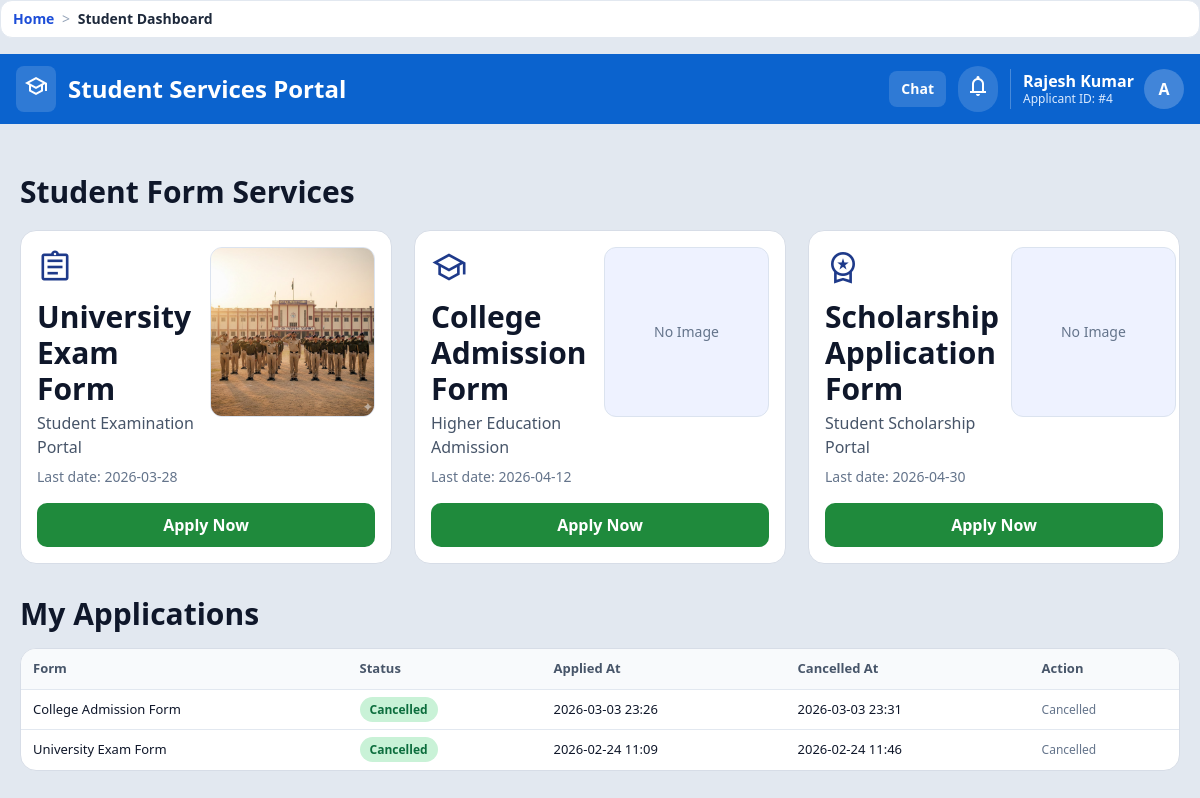
The app's page /student-services/ (signed in), older data.
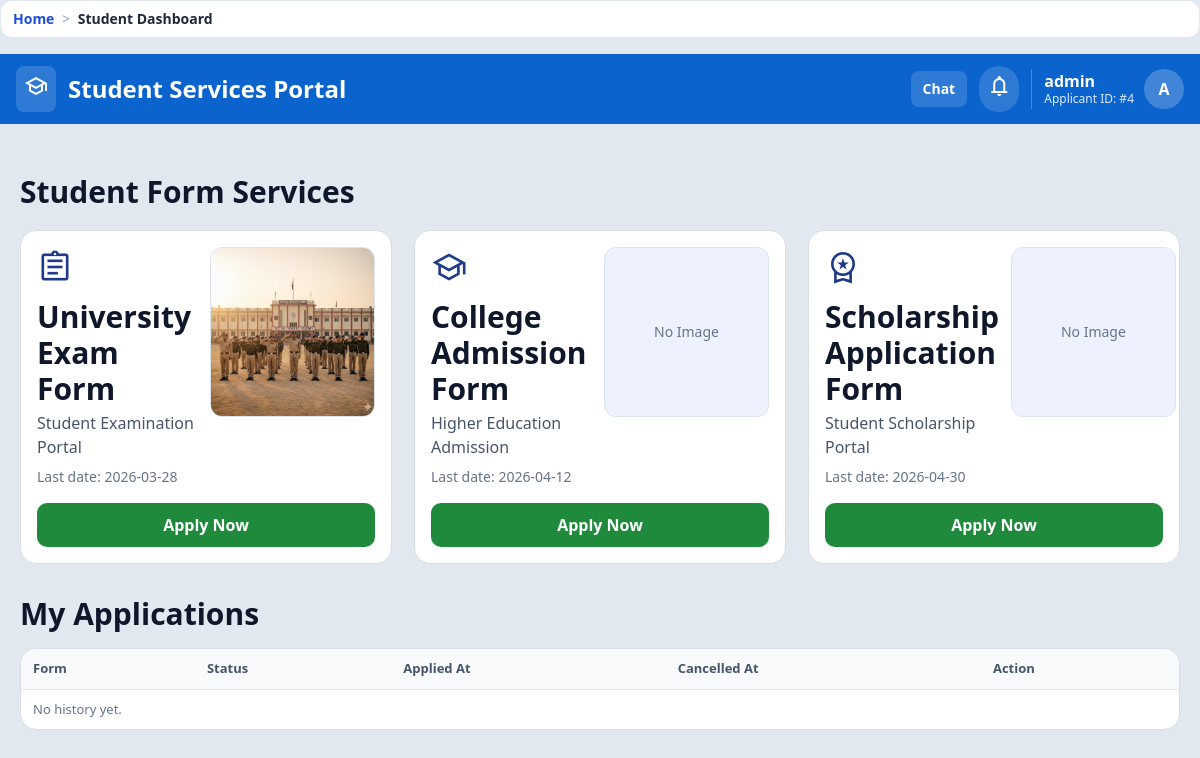
The same page, newer data.
### accounts/models.py (models this page shows, shortened)
class UserProfile(models.Model):
    user          = models.OneToOneField(User, on_delete=models.CASCADE, related_name='profile')
    full_name     = models.CharField(max_length=150, blank=True)
    father_name   = models.CharField(max_length=150, blank=True)
    mother_name   = models.CharField(max_length=150, blank=True)
    dob           = models.DateField(null=True, blank=True)
    GENDER_CHOICES = [('M','Male'),('F','Female'),('O','Other')]
    gender        = models.CharField(max_length=1, choices=GENDER_CHOICES, blank=True)
    CATEGORY_CHOICES = [('General','General'),('OBC','OBC'),('SC','SC'),('ST','ST')]
    category      = models.CharField(max_length=20, choices=CATEGORY_CHOICES, blank=True)
    mobile        = models.CharField(max_length=15, blank=True)
    email         = models.EmailField(blank=True)
    present_state = models.CharField(max_length=100, blank=True)
    present_district = models.CharField(max_length=100, blank=True)
    present_city = models.CharField(max_length=100, blank=True)
    present_pincode = models.CharField(max_length=10, blank=True)
    present_address = models.TextField(blank=True)
    permanent_same_as_present = models.BooleanField(default=False)
    permanent_state = models.CharField(max_length=100, blank=True)
    permanent_district = models.CharField(max_length=100, blank=True)
    permanent_pincode = models.CharField(max_length=10, blank=True)
    permanent_full_address = models.TextField(blank=True)
    permanent_address = models.TextField(blank=True)
    district      = models.CharField(max_length=100, blank=True)
    state         = models.CharField(max_length=100, default='Chhattisgarh', blank=True)
    pincode       = models.CharField(max_length=10, blank=True)
    aadhar        = models.CharField(max_length=20, blank=True)
    samagra_id    = models.CharField(max_length=20, blank=True)
    caste_cert_no = models.CharField(max_length=50, blank=True)
    income_cert_no= models.CharField(max_length=50, blank=True)
    tenth_board   = models.CharField(max_length=100, blank=True)
    tenth_roll_number = models.CharField(max_length=50, blank=True)
    tenth_percentage = models.CharField(max_length=20, blank=True)
    tenth_result  = models.CharField(max_length=50, blank=True)
    twelfth_board = models.CharField(max_length=100, blank=True)
    twelfth_roll_number = models.CharField(max_length=50, blank=True)
    twelfth_percentage = models.CharField(max_length=20, blank=True)
    twelfth_result= models.CharField(max_length=50, blank=True)
    graduation    = models.CharField(max_length=100, blank=True)
    university    = models.CharField(max_length=150, blank=True)
    college_name = models.CharField(max_length=200, blank=True)
    university_name = models.CharField(max_length=200, blank=True)
    course = models.CharField(max_length=150, blank=True)
    year_semester = models.CharField(max_length=100, blank=True)
    enrollment_number = models.CharField(max_length=100, blank=True)
    account_holder_name = models.CharField(max_length=150, blank=True)
    bank_name = models.CharField(max_length=150, blank=True)
    account_number = models.CharField(max_length=50, blank=True)
    ifsc_code = models.CharField(max_length=20, blank=True)
    branch_name = models.CharField(max_length=150, blank=True)
    aadhaar_linked = models.CharField(max_length=3, blank=True, choices=[('yes', 'Yes'), ('no', 'No')])
    personal_extra_rows = models.JSONField(default=list, blank=True)
    address_extra_rows = models.JSONField(default=list, blank=True)
    academic_extra_rows = models.JSONField(default=list, blank=True)
    college_extra_rows = models.JSONField(default=list, blank=True)
    bank_extra_rows = models.JSONField(default=list, blank=True)
    photo         = models.ImageField(upload_to='profile_photos/', null=True, blank=True)
    signature     = models.ImageField(upload_to='profile_signatures/', null=True, blank=True)
    chat_enabled  = models.BooleanField(default=False)
    master_data_last_saved_at = models.DateTimeField(null=True, blank=True)
    master_data_unmask_until = models.DateTimeField(null=True, blank=True)
    master_data_unmask_date = models.DateField(null=True, blank=True)
    master_data_unmask_count = models.PositiveSmallIntegerField(default=0)
    apply_autofill_locked_until = models.DateTimeField(null=True, blank=True)
    apply_profile_view_date = models.DateField(null=True, blank=True)
    apply_profile_view_count = models.PositiveSmallIntegerField(default=0)
    apply_profile_unmask_until = models.DateTimeField(null=True, blank=True)
    apply_profile_unmask_date = models.DateField(null=True, blank=True)
    apply_profile_unmask_count = models.PositiveSmallIntegerField(default=0)
    apply_draft_data = models.JSONField(default=dict, blank=True)

class Vacancy(models.Model):
    CATEGORY_GOVERNMENT = "government"
    CATEGORY_STUDENT = "student"
    CATEGORY_CHOICES = [
        (CATEGORY_GOVERNMENT, "Government"),
        (CATEGORY_STUDENT, "Student"),
    ]
    category = models.CharField(max_length=20, choices=CATEGORY_CHOICES, default=CATEGORY_GOVERNMENT)
    title = models.CharField(max_length=200)
    organization = models.CharField(max_length=200)
    last_date = models.DateField()
    icon_name = models.CharField(max_length=50, blank=True, default="description")
    image = models.ImageField(upload_to="vacancy_images/", null=True, blank=True)
    display_order = models.PositiveIntegerField(default=0)
    is_active = models.BooleanField(default=True)
    required_documents = models.JSONField(default=list, blank=True)
    required_profile_fields = models.JSONField(default=list, blank=True)
    created_at = models.DateTimeField(auto_now_add=True)
    class Meta:
        ordering = ["display_order", "last_date", "id"]

class Application(models.Model):
    STATUS_PENDING = "pending"
    STATUS_APPROVED = "approved"
    STATUS_UNDER_REVIEW = "under_review"
    STATUS_REJECTED = "rejected"
    STATUS_CANCELLED = "cancelled"
    STATUS_CHOICES = [
        (STATUS_PENDING, "Pending"),
        (STATUS_APPROVED, "Approved"),
        (STATUS_UNDER_REVIEW, "Under Review"),
        (STATUS_REJECTED, "Rejected"),
        (STATUS_CANCELLED, "Cancelled"),
    ]
    profile = models.ForeignKey(UserProfile, on_delete=models.CASCADE, related_name="applications")
    vacancy = models.ForeignKey(Vacancy, on_delete=models.CASCADE, related_name="applications")
    status = models.CharField(max_length=20, choices=STATUS_CHOICES, default=STATUS_PENDING)
    remarks = models.TextField(blank=True)
    applied_at = models.DateTimeField(auto_now_add=True)
    updated_at = models.DateTimeField(auto_now=True)
    cancelled_at = models.DateTimeField(null=True, blank=True)
    class Meta:
        ordering = ["-applied_at"]
        constraints = [
            models.UniqueConstraint(fields=["profile", "vacancy"], name="unique_application_per_profile_vacancy"),
        ]

### core/views.py (the view)
# urls.py: path("student-services/", views.student_services_dashboard, name="student_services_dashboard"),
@login_required
def student_services_dashboard(request):
    profile, _ = UserProfile.objects.get_or_create(user=request.user)
    _seed_default_vacancies()
    services = Vacancy.objects.filter(is_active=True, category=Vacancy.CATEGORY_STUDENT).order_by(
        "display_order", "last_date", "id"
    )
    user_apps = Application.objects.filter(profile=profile).select_related("vacancy")
    application_map = {app.vacancy_id: app for app in user_apps}
    service_cards = []
    for service in services:
        service_cards.append(
            {
                "vacancy": service,
                "application": application_map.get(service.id),
            }
        )
    my_applications = (
        user_apps.filter(vacancy__category=Vacancy.CATEGORY_STUDENT)
        .order_by("-applied_at")
    )
    news_items = _news_for_portal(PortalNews.TARGET_STUDENT)
    return render(
        request,
        "portal_main/student_services.html",
        {
            "profile": profile,
            "service_cards": service_cards,
            "my_applications": my_applications,
            "news_items": news_items,
            "is_admin_user": _can_access_admin(request),
        },
    )

### core/context_processors.py (called while the page is built)
def _humanize_slug(text):
    value = str(text or "").strip().replace("-", " ").replace("_", " ")
    if value.isdigit():
        return f"#{value}"
    return value.title() if value else "Page"

def breadcrumbs(request):
    path = (getattr(request, "path", "") or "/").split("?", 1)[0]
    if not path.startswith("/"):
        path = f"/{path}"
    crumbs = [{"label": "Home", "url": "/"}]
    if path == "/":
        return {"breadcrumbs": crumbs}
    running = ""
    for part in [p for p in path.strip("/").split("/") if p]:
        running += f"/{part}"
        url = f"{running}/"
        label = _humanize_slug(part)
        try:
            match = resolve(url)
            label = NAME_LABELS.get(match.url_name, label)
        except Resolver404:
            pass
        crumbs.append({"label": label, "url": url})
    deduped = [crumbs[0]]
    for item in crumbs[1:]:
        if item["label"] == deduped[-1]["label"] and item["url"] == deduped[-1]["url"]:
            continue
        deduped.append(item)
    return {"breadcrumbs": deduped}

### core/views.py (called while the page is built)
def _is_admin_user(user):
    return bool(user and (user.is_superuser or user.is_staff))

### templates/portal_main/student_services.html (shortened to what the changed rows need)
{% extends 'base.html' %}
{% block body_class %}min-h-screen bg-slate-200 text-slate-900{% endblock %}
{% block page_container_class %}max-w-[1380px] mx-auto p-0{% endblock %}
{% block content %}
<header class="nav-top px-4 py-3 flex items-center justify-between gap-3">
  <div class="flex items-center gap-3">
    <div class="user-pill">
      <div class="leading-tight">
        <div class="font-extrabold">{{ profile.full_name|default:request.user.username }}</div>
        <div class="text-xs text-blue-100">Applicant ID: #{{ profile.id }}</div>
      </div>
    </div>
  </div>
</header>
<div class="page-wrap">
  <section class="mt-8">
    <h2 class="text-2xl md:text-3xl font-black">Student Form Services</h2>
    <div class="service-grid mt-5">
      {% for card in service_cards %}
      {% with vacancy=card.vacancy app=card.application %}
      <article class="service-card p-4">
        <div class="service-top">
          <div>
            <div class="flex items-center justify-between">
              <span class="material-symbols-outlined text-4xl text-blue-900">{{ vacancy.icon_name|default:'description' }}</span>
            </div>
            <h3 class="mt-3 text-xl md:text-3xl leading-tight font-black">{{ vacancy.title }}</h3>
            <p class="text-sm md:text-base text-slate-600 mt-1">{{ vacancy.organization }}</p>
            <p class="text-sm text-slate-500 mt-2">Last date: {{ vacancy.last_date|date:'Y-m-d' }}</p>
          </div>
          <div class="service-media">
            {% if vacancy.image %}
              <img src="{{ vacancy.image.url }}" alt="{{ vacancy.title }}">
            {% else %}
              <div class="h-full w-full grid place-items-center text-slate-500 text-sm">No Image</div>
            {% endif %}
          </div>
        </div>
        <form method="post" action="{% url 'apply_student_service' vacancy.id %}" class="mt-4">
          <button class="btn-apply" type="submit">{% if app and app.status != 'cancelled' %}Applied{% else %}Apply Now{% endif %}</button>
        </form>
      </article>
      {% endwith %}
      {% endfor %}
    </div>
  </section>
  <section class="mt-8">
    <h2 class="text-3xl font-black">My Applications</h2>
    <div class="myapps-card mt-4 overflow-x-auto">
      <table class="myapps-table">
        <thead>
          <tr>
            <th>Form</th>
            <th>Status</th>
            <th>Applied At</th>
            <th>Cancelled At</th>
            <th>Action</th>
          </tr>
        </thead>
        <tbody>
          {% for app in my_applications %}
          <tr>
            <td>{{ app.vacancy.title }}</td>
            <td><span class="status-pill">{{ app.get_status_display }}</span></td>
            <td>{{ app.applied_at|date:'Y-m-d H:i' }}</td>
            <td>{% if app.cancelled_at %}{{ app.cancelled_at|date:'Y-m-d H:i' }}{% else %}-{% endif %}</td>
            <td>
              {% if app.status != 'cancelled' %}
              <form method="post" action="{% url 'cancel_own_application' app.id %}">
                {% csrf_token %}
                <input type="hidden" name="source" value="student">
                <button class="btn-apply" style="background:#0f172a; padding:6px 10px; width:auto;" type="submit">Cancel</button>
              </form>
              {% else %}
              <span class="text-slate-500 text-xs">Cancelled</span>
              {% endif %}
            </td>
          </tr>
          {% empty %}
          <tr><td colspan="5" class="text-slate-500">No history yet.</td></tr>
          {% endfor %}
        </tbody>
      </table>
    </div>
  </section>
</div>
{% endblock %}

Row changes from the older to the newer data that the page shows:
removed Application: vacancy "College Admission Form", status "Cancelled", applied_at "2026-03-03 23:26", cancelled_at "2026-03-03 23:31"
removed Application: vacancy "University Exam Form", status "Cancelled", applied_at "2026-02-24 11:09", cancelled_at "2026-02-24 11:46"
changed UserProfile id 4: full_name "Rajesh Kumar" → "admin"
Text that changed along with them:
text now shown: "No history yet."
